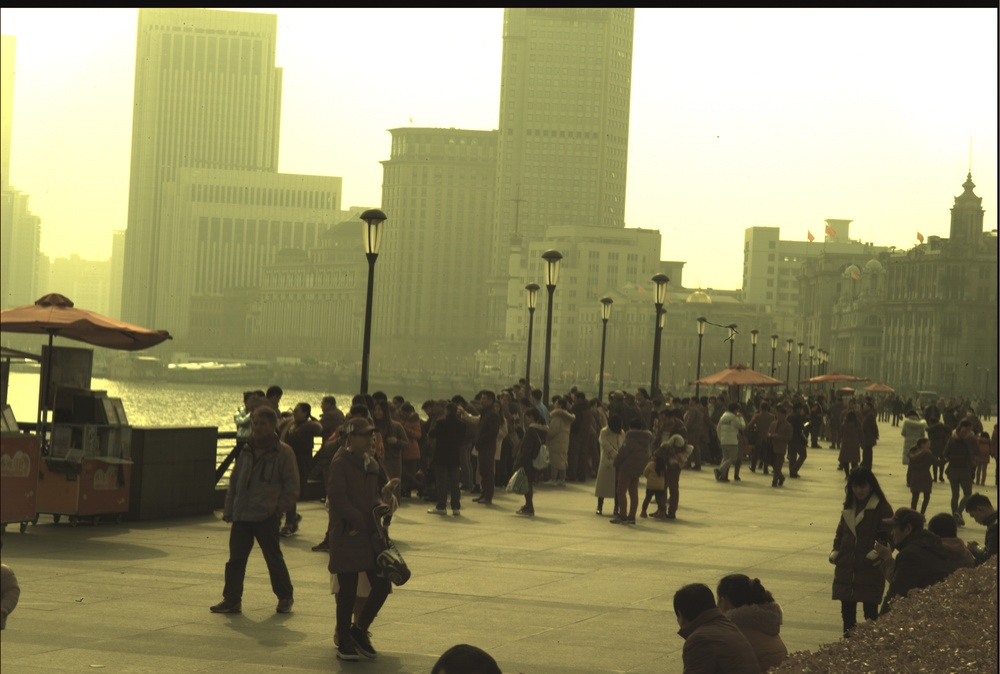
#> input picture ZHY/data/P1.jpg, 1000 x 674 px, shrunk from 6056 x 4084 before the run, found by its file name
$ python '去雾.py'   (Python 2 division)
#> lines starting #> are read from the running program, lines starting #| are printed output that depends on the picture
from PIL import Image
import numpy as np
from guidedfilter import guidedfilter


class HazeRemoval:
    def __init__(self, filename, omega=0.85, r=40):
        self.filename = filename
        self.omega = omega
        self.r = r
        self.eps = 10 ** (-3)
        self.t = 0.1

    def _ind2sub(self, array_shape, ind):
        rows = (ind.astype('int') / array_shape[1])
        cols = (ind.astype('int') % array_shape[1])  # or numpy.mod(ind.astype('int'), array_shape[1])
        return (rows, cols)

    def _rgb2gray(self, rgb):
        return np.dot(rgb[..., :3], [0.299, 0.587, 0.114])

    def haze_removal(self):
        oriImage = np.array(Image.open(self.filename))
#> oriImage is the input picture: shape (674, 1000, 3); mean R, G, B 147, 143.2, 106.3
        img = np.array(oriImage).astype(np.double) / 255.0
        grayImage = self._rgb2gray(img)
#> in _rgb2gray, `return np.dot(rgb[..., :3], [0.299, 0.587, 0.114])`:
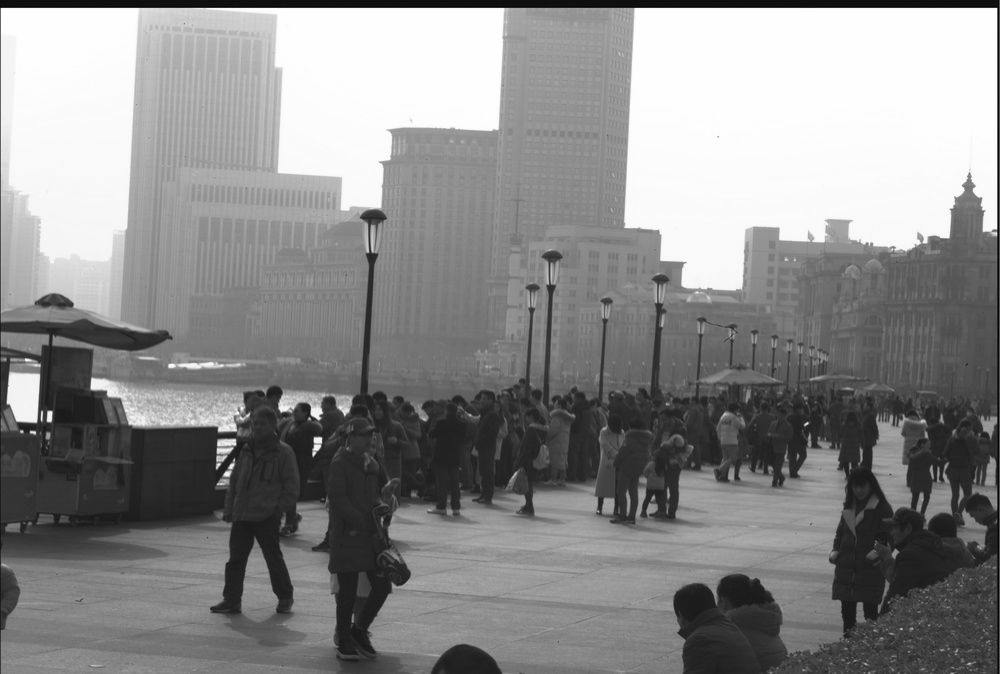
#> returned value: shape (674, 1000) float64; min 0.00469, max 1, mean 0.55

        darkImage = img.min(axis=2)
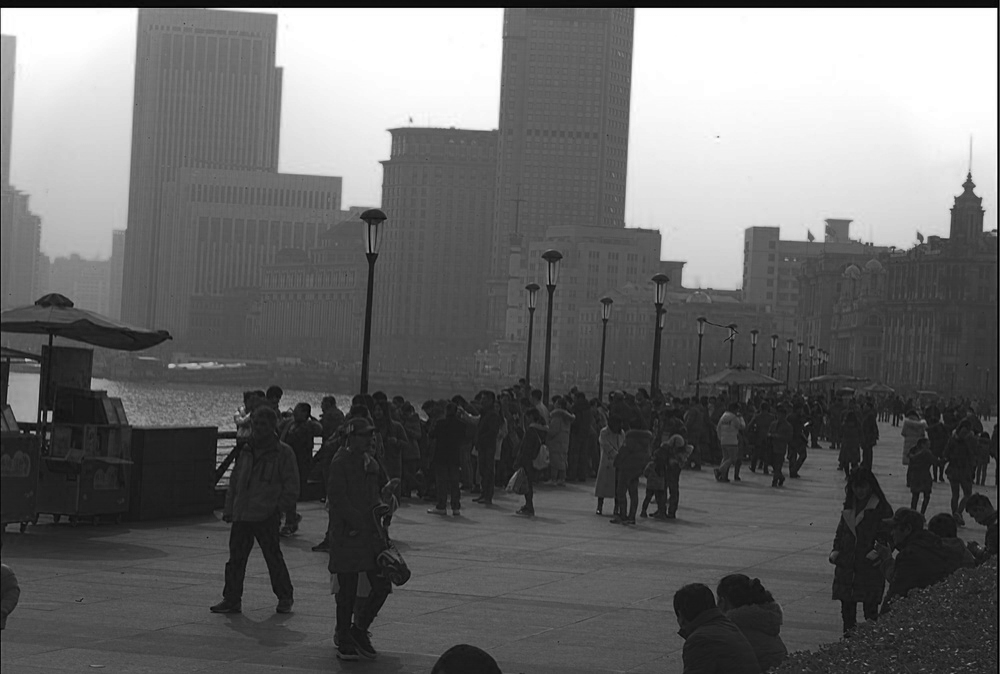
#> darkImage: shape (674, 1000) float64; min 0, max 1, mean 0.417

        (i, j) = self._ind2sub(darkImage.shape, darkImage.argmax())
#> in _ind2sub, `rows = (ind.astype('int') / array_shape[1])`: rows = 10
#> in _ind2sub, `cols = (ind.astype('int') % array_shape[1])  # or numpy.mod(ind.astype..`: cols = 6
#> i = 10; j = 6
        A = img[i, j, :].mean()
#> A = 1
        transmission = 1 - self.omega * darkImage / A
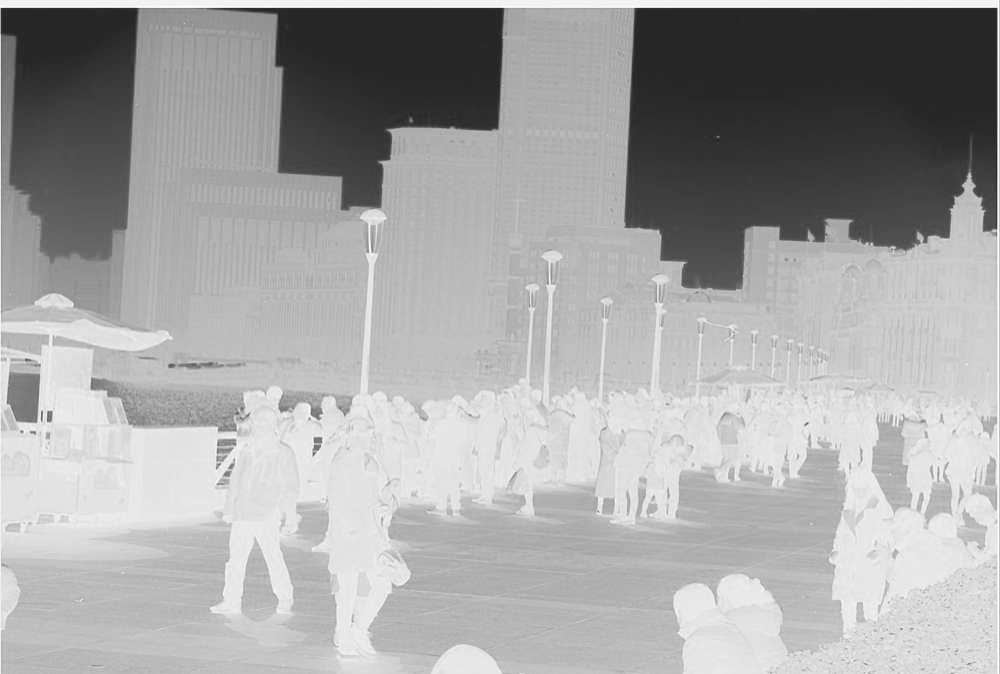
#> transmission: shape (674, 1000) float64; min 0.15, max 1, mean 0.646

#> (the run stopped early here; a loop or call above may not have finished)

$ run again, with ZHY/IMAGE/P2_2.jpg copied over ZHY/data/P1.jpg
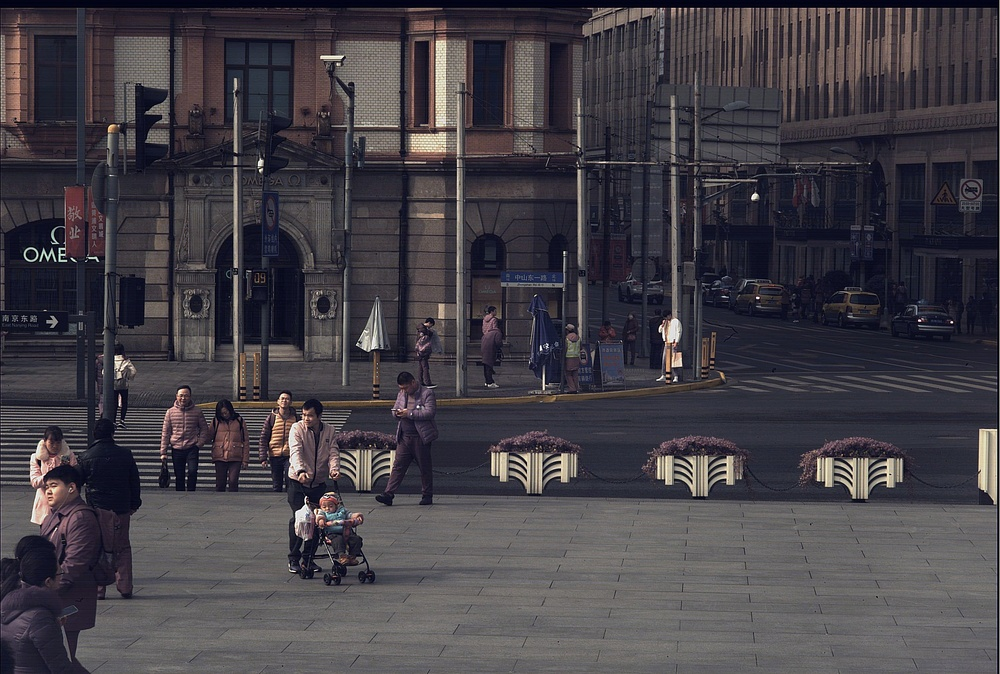
#> input picture ZHY/IMAGE/P2_2.jpg, 1000 x 674 px, shrunk from 3028 x 2042 before the run, found by its file name
#> in haze_removal, oriImage is the input picture: shape (674, 1000, 3); mean R, G, B 67.8, 64, 70.5
#> in haze_removal, `darkImage = img.min(axis=2)`:
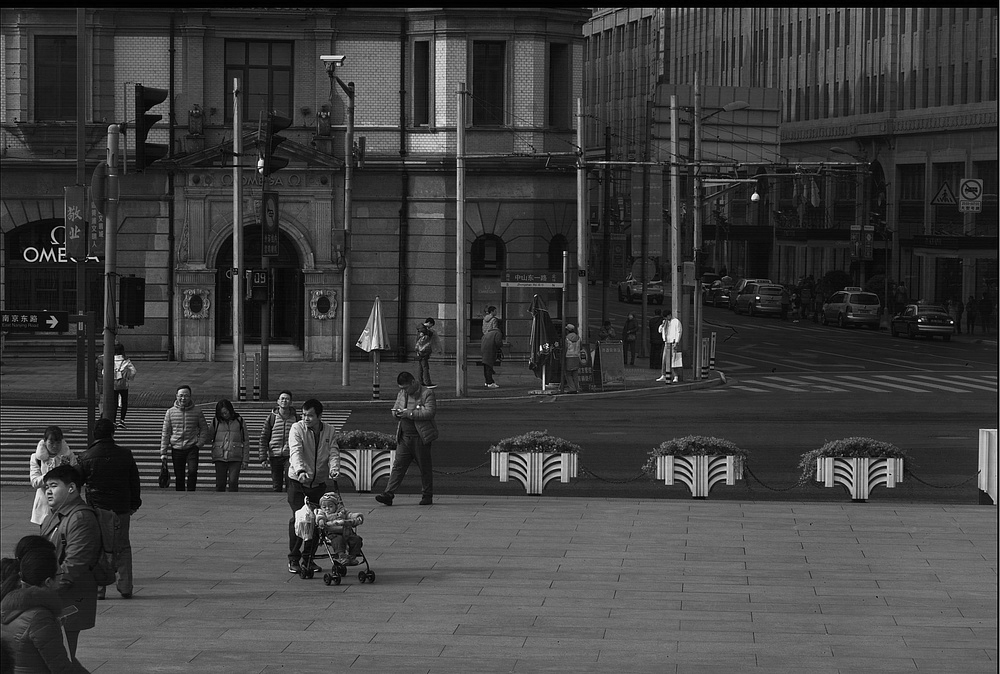
#> darkImage: shape (674, 1000) float64; min 0, max 1, mean 0.245
#> rows = 165
#> cols = 258
#> i = 165; j = 258
#> A = 1
#> in haze_removal, `transmission = 1 - self.omega * darkImage / A`:
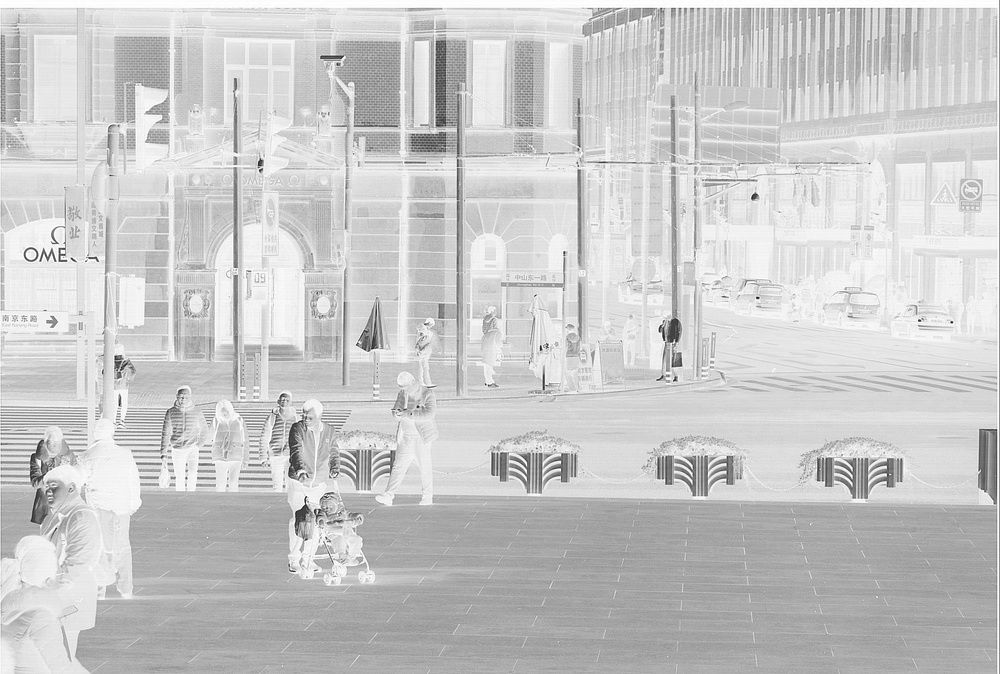
#> transmission: shape (674, 1000) float64; min 0.15, max 1, mean 0.791
